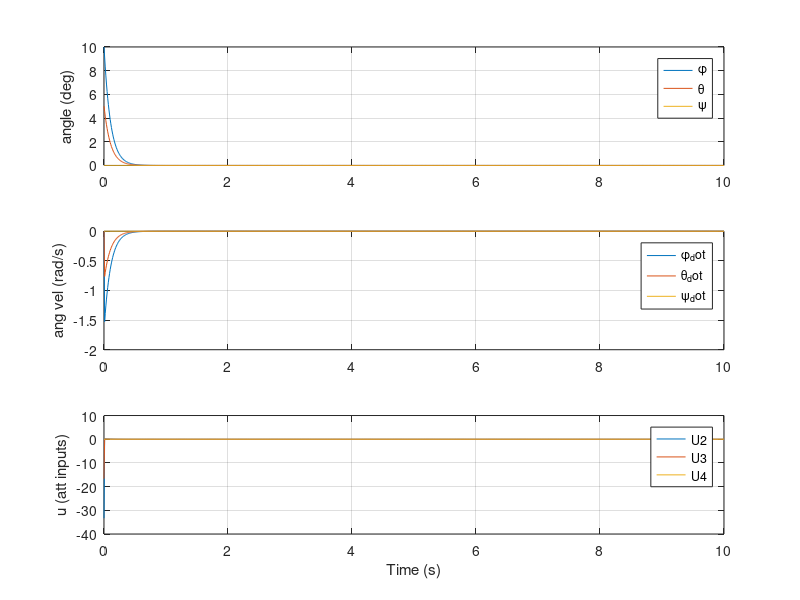
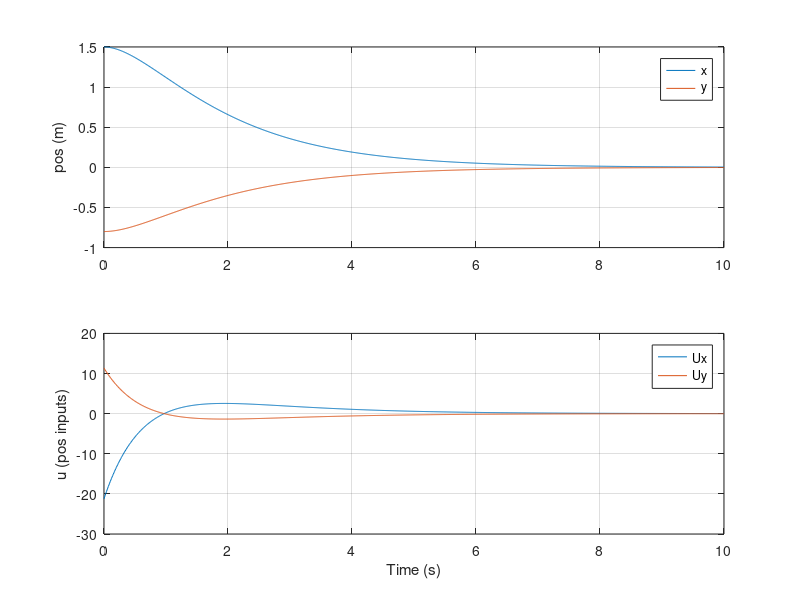
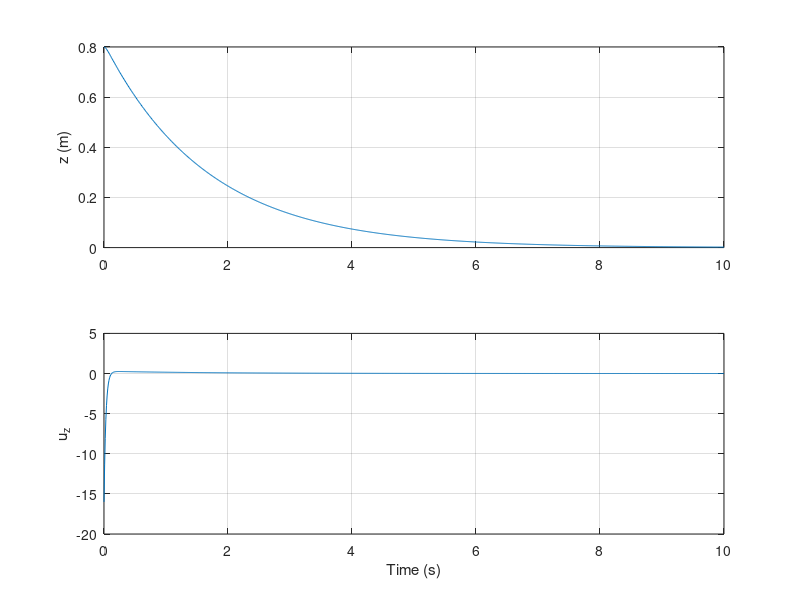

The MATLAB script that drew these images, in order:
% simulate_quadcopter_LQR.m
% Simulasi LQR untuk subsystems attitude, position, altitude
% Berdasarkan Okyere et al. (2019).

clear; close all; clc;

%% 0) PARAMETERS (ganti sesuai data nyata jika ada)
m = 1.2;        % mass (kg) - typical small quadrotor
Ix = 0.014;     % inertia around x (kg*m^2)
Iy = 0.014;     % inertia around y
Iz = 0.028;     % inertia around z
g = 9.81;

% For linear position model we need effective 'a' = 1/(m*U1_hover). 
% We approximate U1_hover so that thrust = mg: U1h = m*g
U1h = m*g;
a = 1/(m*U1h);  % simplified linearization constant used in paper

%% 1) Attitude subsystem (states: phi, phi_dot, theta, theta_dot, psi, psi_dot)
A_att = [ 0 1 0 0 0 0;
          0 0 0 0 0 0;
          0 0 0 1 0 0;
          0 0 0 0 0 0;
          0 0 0 0 0 1;
          0 0 0 0 0 0];
% B as in paper maps U2,U3,U4 (we use 3 inputs for attitude)
B_att = [0 0 0;
         1/Ix 0 0;
         0 0 0;
         0 1/Iy 0;
         0 0 0;
         0 0 1/Iz];

%% 2) Position subsystem (x, x_dot, y, y_dot)
A_pos = [0 1 0 0;
         0 0 0 0;
         0 0 0 1;
         0 0 0 0];
% B_pos maps Ux and Uy (paper used 'a' factor)
B_pos = [0 0;
         a 0;
         0 0;
         0 a];

%% 3) Altitude subsystem (z, z_dot)
A_alt = [0 1; 0 0];
B_alt = [0; 1]; % in paper B = [0; 1] with Uz as input after normalization

%% 4) Initial Q,R using Bryson's rule (choose max acceptable values)
% Attitude: consider max angles 30 deg (~0.5236 rad) and angular rate 5 rad/s
max_phi = deg2rad(30); max_phidot = 5;
max_theta = deg2rad(30); max_thetadot = 5;
max_psi = deg2rad(180); max_psidot = 5;

Qatt = diag([1/max_phi^2, 1/max_phidot^2, 1/max_theta^2, 1/max_thetadot^2, 1/max_psi^2, 1/max_psidot^2]);
Ratt = 1*eye(3) * (1/(100^2)); % assume max motor input squared ~ placeholder

% Position: max pos error 5 m, max vel 3 m/s
Qpos = diag([1/5^2, 1/3^2, 1/5^2, 1/3^2]);
Rpos = 0.5*eye(2) * (1/(50^2));

% Altitude: max z error 5 m, zdot 3 m/s
Qalt = diag([1/5^2, 1/3^2]);
Ralt = 1 * (1/(100^2));

%% 5) Compute LQR gains
K_att = lqr(A_att, B_att, Qatt, Ratt);  % 3x6
K_pos = lqr(A_pos, B_pos, Qpos, Rpos);  % 2x4
K_alt = lqr(A_alt, B_alt, Qalt, Ralt);  % 1x2

disp('LQR gains:');
disp('K_att:'); disp(K_att);
disp('K_pos:'); disp(K_pos);
disp('K_alt:'); disp(K_alt);

%% 6) Build closed-loop A_cl for each subsystem (for linear simulation)
Acl_att = (A_att - B_att*K_att);
Acl_pos = (A_pos  - B_pos*K_pos);
Acl_alt = (A_alt  - B_alt*K_alt);

%% 7) Simulate step response (initial condition or reference)
T = 0:0.01:10; % 10 s simulation

% Example 1: attitude - command zero initial disturbance -> start with initial state
x0_att = [deg2rad(10); 0; deg2rad(5); 0; 0; 0]; % initial tilt disturbance
[y_att, t_att, x_att] = lsim(ss(Acl_att, B_att, eye(6), 0), zeros(length(T),3), T, x0_att);

% Compute control u(t) = -K * x(t) for attitude
u_att = -(K_att * x_att')'; % each row sample -> columns are inputs

% Example 2: position - command step reference via adding reference as input:
% For simplicity simulate initial position offset and let controller drive to zero
x0_pos = [1.5; 0; -0.8; 0]; % initial position errors
[y_pos, t_pos, x_pos] = lsim(ss(Acl_pos, B_pos, eye(4), 0), zeros(length(T),2), T, x0_pos);
u_pos = -(K_pos * x_pos')';

% Example 3: altitude
x0_alt = [0.8; 0]; % initial altitude error
[y_alt, t_alt, x_alt] = lsim(ss(Acl_alt, B_alt, eye(2), 0), zeros(length(T),1), T, x0_alt);
u_alt = -(K_alt * x_alt')';

%% 8) Plotting results (states + control signals)
figure('Name','Attitude states and control'); 
subplot(3,1,1); plot(T, rad2deg(x_att(:,[1 3 5]))); ylabel('angle (deg)');
legend('\phi','\theta','\psi'); grid on;
subplot(3,1,2); plot(T, x_att(:,[2 4 6])); ylabel('ang vel (rad/s)'); legend('\phi_dot','\theta_dot','\psi_dot'); grid on;
subplot(3,1,3); plot(T, u_att); ylabel('u (att inputs)'); xlabel('Time (s)'); legend('U2','U3','U4'); grid on;

figure('Name','Position states and control');
subplot(2,1,1); plot(T, x_pos(:,[1 3])); ylabel('pos (m)'); legend('x','y'); grid on;
subplot(2,1,2); plot(T, u_pos); ylabel('u (pos inputs)'); xlabel('Time (s)'); legend('Ux','Uy'); grid on;

figure('Name','Altitude state and control');
subplot(2,1,1); plot(T, x_alt(:,1)); ylabel('z (m)'); grid on;
subplot(2,1,2); plot(T, u_alt); ylabel('u_z'); xlabel('Time (s)'); grid on;

%% 9) Evaluate performance metrics (rise time, overshoot, settling time)
% We'll compute for attitude phi (x_att(:,1)) as example
phi = rad2deg(x_att(:,1));
t = T;
% target is 0 (we measured decay to 0). For rise time we consider time to go from 10%->90% of initial magnitude.
y0 = phi(1); y_final = phi(end);
[ymax, idx_max] = max(phi);
overshoot = (ymax - y0)/abs(y0) * 100; % percent relative to initial magnitude

% rise time (10%->90% of initial magnitude toward final)
threshold_low = 0.1*y0; threshold_high = 0.9*y0;
idx_low = find(abs(phi) <= abs(threshold_low),1); idx_high = find(abs(phi) <= abs(threshold_high),1);
if isempty(idx_low) || isempty(idx_high)
    rise_time = NaN;
else
    rise_time = t(idx_high) - t(idx_low);
end
% settling time: time after which |phi - y_final| < 2% of y0 for all t
tol = 0.02*abs(y0);
idx_settle = find(abs(phi - y_final) > tol);
if isempty(idx_settle)
    settling_time = 0;
else
    settling_time = t(max(idx_settle));
end

fprintf('Attitude phi metrics: overshoot=%.2f%%, rise_time=%.3f s, settling_time=%.3f s\n', ...
    overshoot, rise_time, settling_time);

%% END
